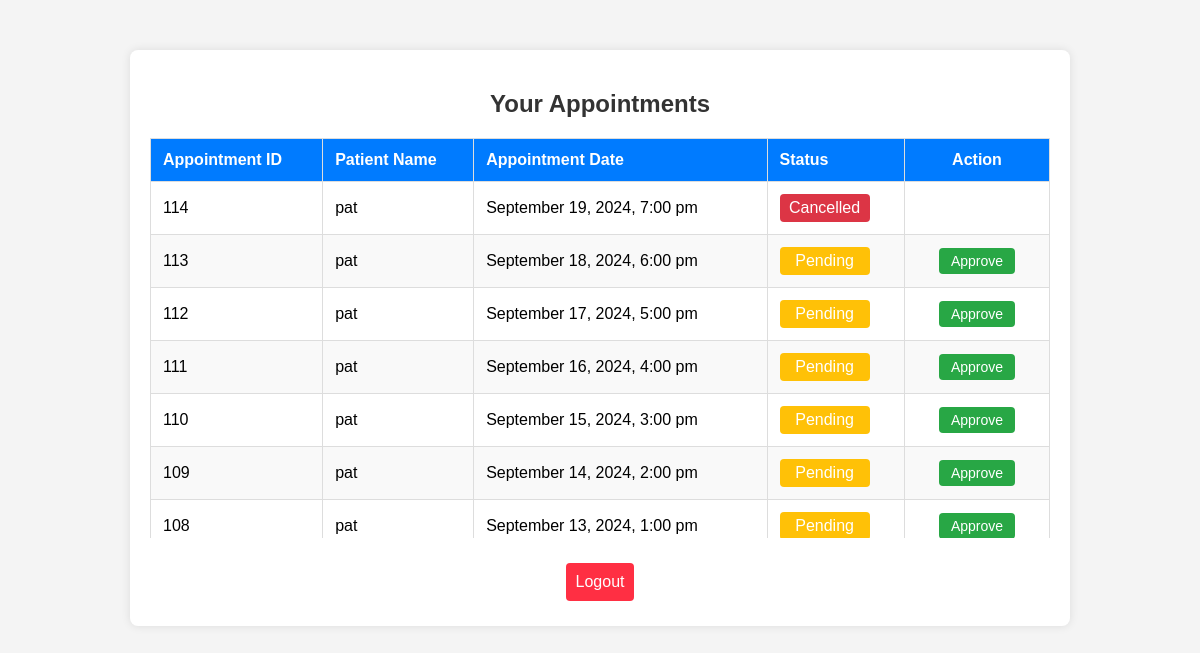
/doctor/doctor_dashboard.php (signed in), run on an earlier commit of the app's database.
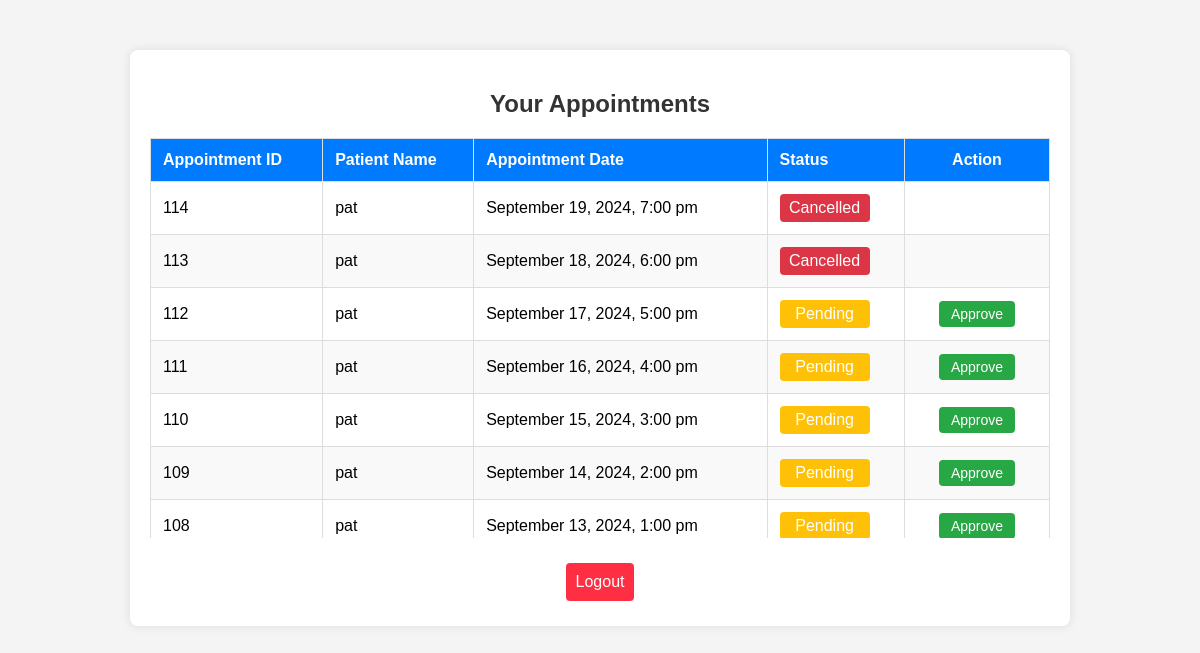
And on a later commit of the database.
### tables this page shows
CREATE TABLE `appointments` (
  `id` int(11) NOT NULL,
  `patient_id` int(11) NOT NULL,
  `doctor_id` int(11) NOT NULL,
  `appointment_date` datetime NOT NULL,
  `status` enum('Pending','Completed','Cancelled','Approved') DEFAULT 'Pending',
  `created_at` timestamp NOT NULL DEFAULT current_timestamp(),
  `updated_at` timestamp NOT NULL DEFAULT current_timestamp() ON UPDATE current_timestamp(),
  `patient_name` varchar(255) DEFAULT NULL,
  `doctor_name` varchar(255) DEFAULT NULL
);

CREATE TABLE `patients` (
  `id` int(11) NOT NULL,
  `user_id` int(11) DEFAULT NULL,
  `name` varchar(255) NOT NULL,
  `email` varchar(255) NOT NULL
);

### doctor/doctor_dashboard.php (the view, shortened to what this page needs)
<?php
include '../db.php';
$doctor_id = $_SESSION['user_id'];
$stmt = $pdo->prepare("
    SELECT a.id AS appointment_id, p.name AS patient_name, a.appointment_date, a.status
    FROM appointments a
    JOIN patients p ON a.patient_id = p.id
    JOIN doctors d ON a.doctor_id = d.id
    WHERE d.user_id = ?
    ORDER BY a.id DESC
");
$stmt->execute([$doctor_id]);
$appointments = $stmt->fetchAll();
?>
<!DOCTYPE html>
<html lang="en">
<head>
</head>
<body>
    <div class="container">
        <h2>Your Appointments</h2>
        <div class="table-wrapper">
            <table>
                <thead>
                    <tr>
                        <th>Appointment ID</th>
                        <th>Patient Name</th>
                        <th>Appointment Date</th>
                        <th>Status</th>
                        <th class="action-column">Action</th>
                    </tr>
                </thead>
                <tbody>
                    <?php if (!empty($appointments)): ?>
                        <?php foreach ($appointments as $appointment): ?>
                            <tr>
                                <td><?php echo htmlspecialchars($appointment['appointment_id']); ?></td>
                                <td><?php echo htmlspecialchars($appointment['patient_name']); ?></td>
                                <td><?php echo htmlspecialchars(date('F j, Y, g:i a', strtotime($appointment['appointment_date']))); ?></td>
                                <td><span class="status <?php echo htmlspecialchars($appointment['status']); ?>"><?php echo htmlspecialchars($appointment['status']); ?></span></td>
                                <td class="action-column">
                                    <?php if ($appointment['status'] === 'Pending'): ?>
                                        <button class="action-button approve-btn" data-id="<?php echo htmlspecialchars($appointment['appointment_id']); ?>">Approve</button>
                                    <?php elseif ($appointment['status'] === 'Approved'): ?>
                                        <button class="action-button complete-btn" data-id="<?php echo htmlspecialchars($appointment['appointment_id']); ?>">Complete</button>
                                    <?php endif; ?>
                                </td>
                            </tr>
                        <?php endforeach; ?>
                    <?php else: ?>
                        <tr>
                            <td colspan="5" style="text-align: center;">No appointments found.</td>
                        </tr>
                    <?php endif; ?>
                </tbody>
            </table>
        </div>
        <div class="nav-links">
            <a href="../logout.php">Logout</a>
        </div>
    </div>
</body>
</html>

What changed in the data, as far as the page shows it:
changed appointments "September 18, 2024, 6:00 pm": status "Pending" → "Cancelled"; no longer shows "Approve"
